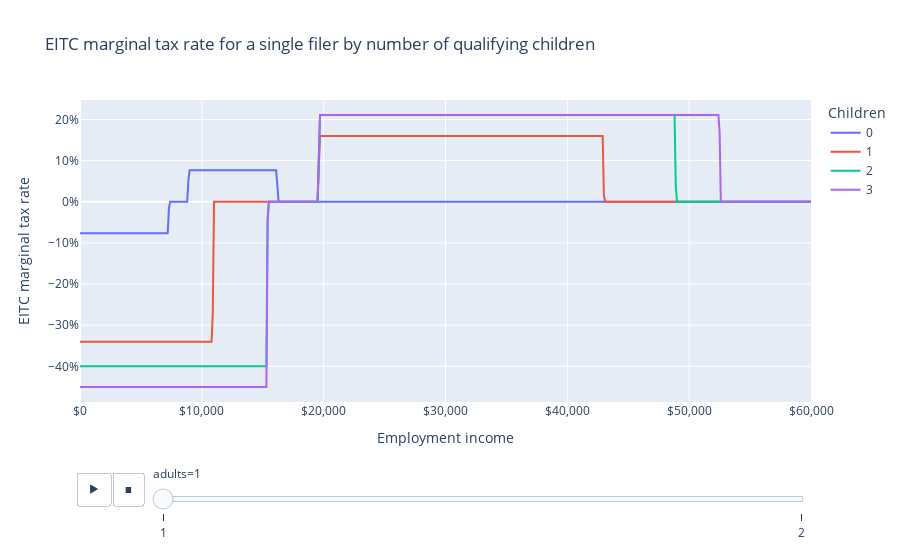

Write notebook code for a chart like this one.
### Markdown cell above
The EITC has marginal tax rates ranging from -45% to +21%, depending on the household structure and income.

### Code cell
fig = px.line(
    df,
    "employment_income",
    "mtr",
    color="children",
    animation_frame="adults",
    labels=LABELS,
    title="EITC marginal tax rate for a single filer by number of qualifying children",
)
fig.update_layout(
    xaxis_tickformat="$,",
    yaxis_tickformat=".0%",
)
fig.show()

### Figure 1 — Plotly figure (JSON) as saved in the notebook; plotly's stock layout.template omitted (floating-point values rounded to 4 significant figures; data arrays with more than 128 entries replaced by an {"elided": "..."} marker saying what was removed)
{"data": [{"hovertemplate": "Children=0<br>adults=1<br>Employment income=%{x}<br>EITC marginal tax rate=%{y}<extra></extra>", "legendgroup": "0", "line": {"color": "#636efa", "dash": "solid"}, "marker": {"symbol": "circle"}, "mode": "lines", "name": "0", "orientation": "v", "showlegend": true, "type": "scatter", "x": {"elided": "601 int values"}, "xaxis": "x", "y": {"elided": "601 float values"}, "yaxis": "y"}, {"hovertemplate": "Children=1<br>adults=1<br>Employment income=%{x}<br>EITC marginal tax rate=%{y}<extra></extra>", "legendgroup": "1", "line": {"color": "#EF553B", "dash": "solid"}, "marker": {"symbol": "circle"}, "mode": "lines", "name": "1", "orientation": "v", "showlegend": true, "type": "scatter", "x": {"elided": "601 int values"}, "xaxis": "x", "y": {"elided": "601 float values"}, "yaxis": "y"}, {"hovertemplate": "Children=2<br>adults=1<br>Employment income=%{x}<br>EITC marginal tax rate=%{y}<extra></extra>", "legendgroup": "2", "line": {"color": "#00cc96", "dash": "solid"}, "marker": {"symbol": "circle"}, "mode": "lines", "name": "2", "orientation": "v", "showlegend": true, "type": "scatter", "x": {"elided": "601 int values"}, "xaxis": "x", "y": {"elided": "601 float values"}, "yaxis": "y"}, {"hovertemplate": "Children=3<br>adults=1<br>Employment income=%{x}<br>EITC marginal tax rate=%{y}<extra></extra>", "legendgroup": "3", "line": {"color": "#ab63fa", "dash": "solid"}, "marker": {"symbol": "circle"}, "mode": "lines", "name": "3", "orientation": "v", "showlegend": true, "type": "scatter", "x": {"elided": "601 int values"}, "xaxis": "x", "y": {"elided": "601 float values"}, "yaxis": "y"}], "layout": {"legend": {"title": {"text": "Children"}, "tracegroupgap": 0}, "sliders": [{"active": 0, "currentvalue": {"prefix": "adults="}, "len": 0.9, "pad": {"b": 10, "t": 60}, "steps": [{"args": [["1"], {"frame": {"duration": 0, "redraw": false}, "fromcurrent": true, "mode": "immediate", "transition": {"duration": 0, "easing": "linear"}}], "label": "1", "method": "animate"}, {"args": [["2"], {"frame": {"duration": 0, "redraw": false}, "fromcurrent": true, "mode": "immediate", "transition": {"duration": 0, "easing": "linear"}}], "label": "2", "method": "animate"}], "x": 0.1, "xanchor": "left", "y": 0, "yanchor": "top"}], "title": {"text": "EITC marginal tax rate for a single filer by number of qualifying children"}, "updatemenus": [{"buttons": [{"args": [null, {"frame": {"duration": 500, "redraw": false}, "fromcurrent": true, "mode": "immediate", "transition": {"duration": 500, "easing": "linear"}}], "label": "&#9654;", "method": "animate"}, {"args": [[null], {"frame": {"duration": 0, "redraw": false}, "fromcurrent": true, "mode": "immediate", "transition": {"duration": 0, "easing": "linear"}}], "label": "&#9724;", "method": "animate"}], "direction": "left", "pad": {"r": 10, "t": 70}, "showactive": false, "type": "buttons", "x": 0.1, "xanchor": "right", "y": 0, "yanchor": "top"}], "xaxis": {"anchor": "y", "domain": [0, 1], "tickformat": "$,", "title": {"text": "Employment income"}}, "yaxis": {"anchor": "x", "domain": [0, 1], "tickformat": ".0%", "title": {"text": "EITC marginal tax rate"}}}}
